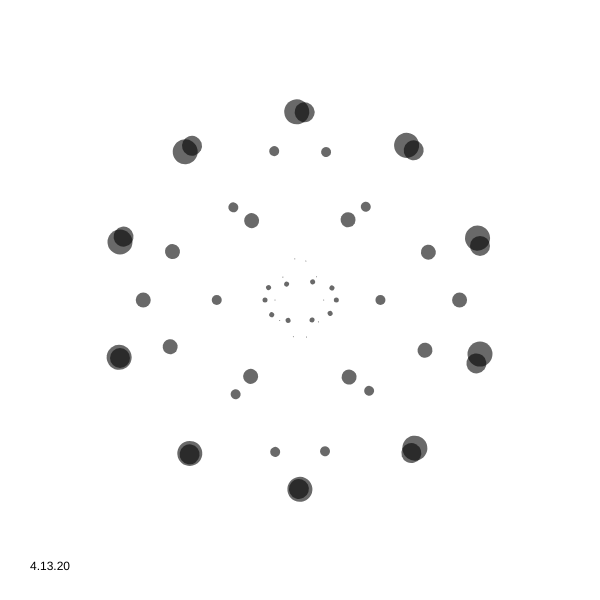
Frame 1 (no input)
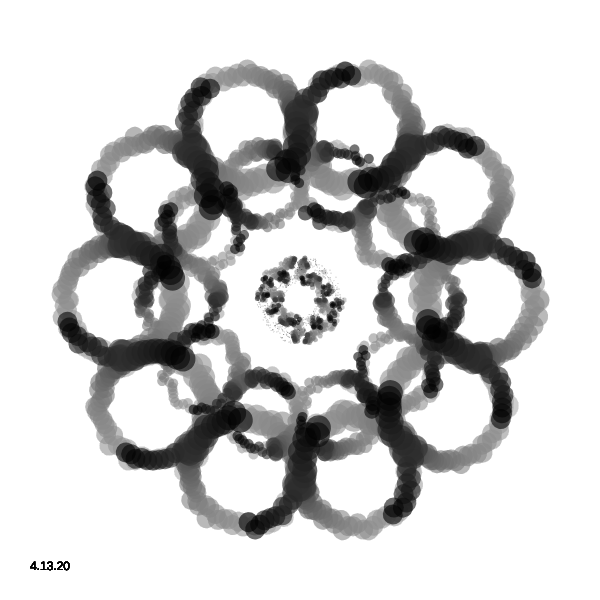
Frame 60 (no input)
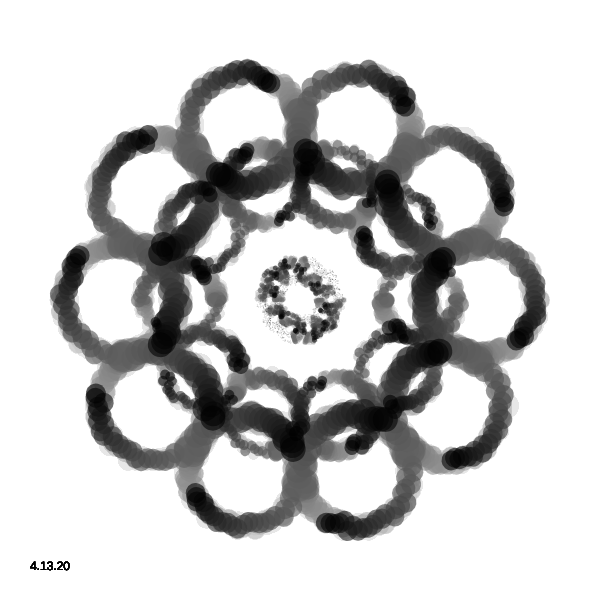
Frame 120 (the mouse pressed at the canvas centre since frame 60)

The p5.js sketch that drew these frames (run headless with seeded random() and noise() and a simulated clock; from frame 60 on, the mouse is pressed at the canvas centre):

// p5.js sketch
// ── sketch.js
function setup() {
  createCanvas(600, 600);
  background(255);
}
var N = 10;
var r = 60;
var k=0, t ;

function draw() {
  background(255, 5);
  fill(0);
  noStroke();
  text("4.13.20", 30, height - 30);

  noStroke();
  fill(0, 150);
  translate(width>>1, height>>1);
  for (var i=0; i<N; i++) {
    var ang = 360/N;
    var l = r*sin(radians(ang/2))+ random(-5,5);
    var x = r*cos(radians(ang*i));
    var y = r*sin(radians(ang*i));
    push()
    translate(x, y);
    rotate(PI/2+radians(ang*i+k));
    line(- l, 0, l, 0);
    pop();

    l = r/2*sin(radians(ang/2))+ random(-5,5);
    x = r/2*cos(radians(ang*i));
    y = r/2*sin(radians(ang*i));

    push();
    translate(x, y);
    rotate(PI/2+radians(-ang*i+k));
    ellipse(0, l, 1, 1);
    ellipse(0, -l, 5, 5);
    pop();


    l = r*2*sin(radians(ang/2))+ random(-5,5);
    x = r*2*cos(radians(ang*i));
    y = r*2*sin(radians(ang*i));

    push();
    translate(x, y);
    rotate(PI/2+radians(-ang*i+k));
    ellipse(0, l, 10, 10);
    ellipse(0, -l, 15, 15);
    pop();



    l = r*3*sin(radians(ang/2))+ random(-5,5);
    x = r*3*cos(radians(ang*i));
    y = r*3*sin(radians(ang*i));
    push()
    translate(x, y);
    rotate(PI/2+radians(ang*i+k));
    ellipse(-l, 0, 20, 20);
    ellipse(l, 0, 25, 25);
    pop();

  }
  k=180*sin(radians(t));
  if (t<90) t+=2;
  else t=0;

}
